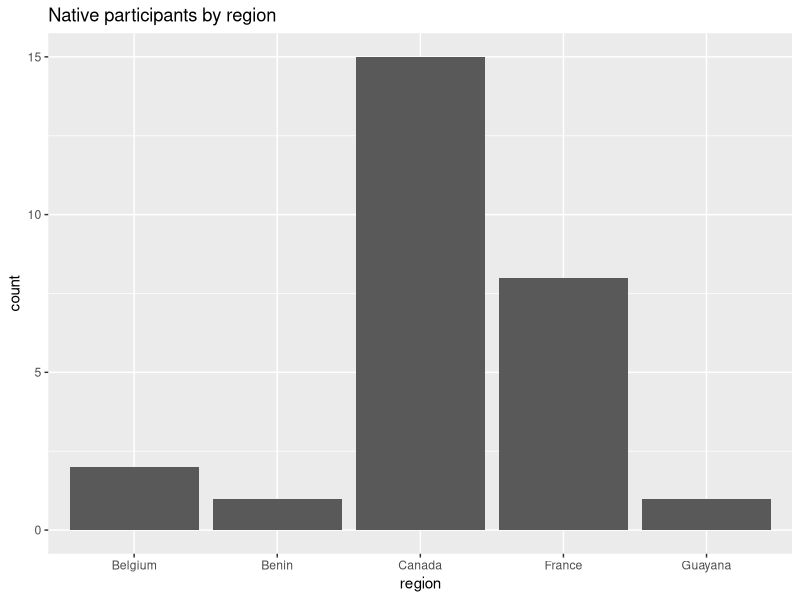
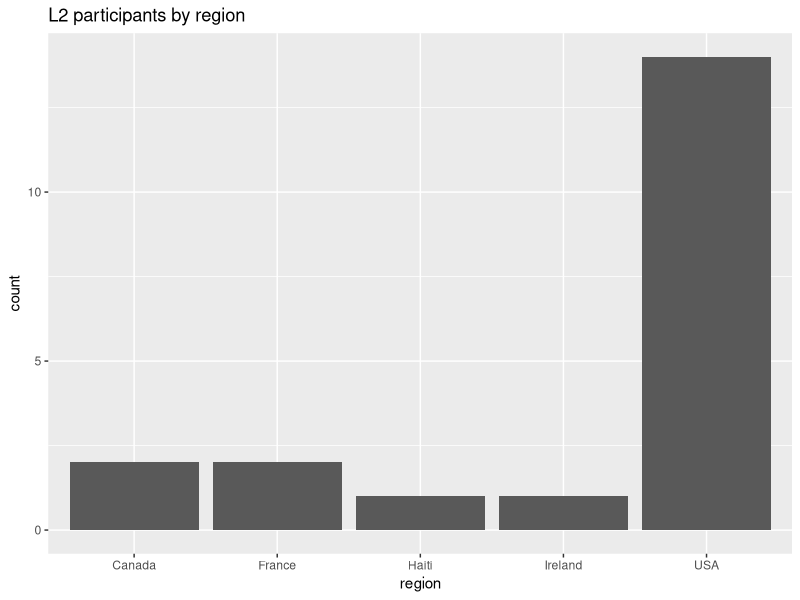
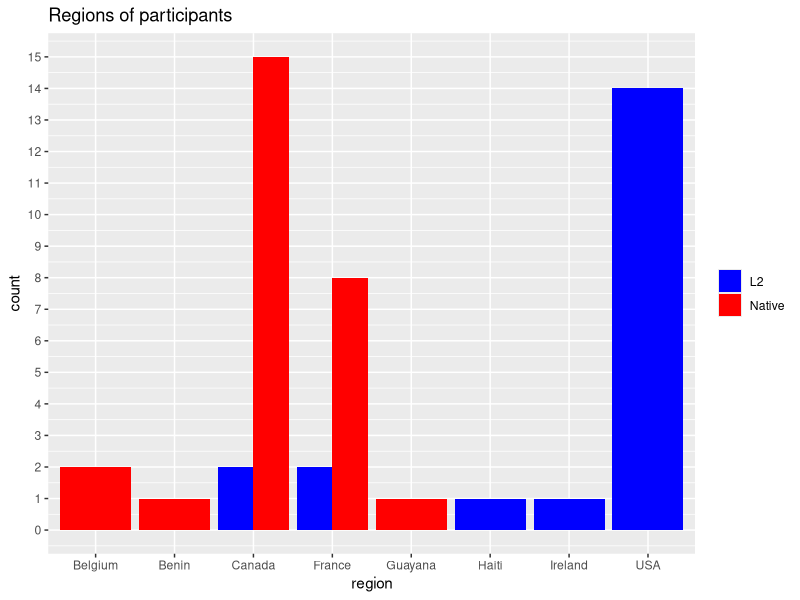
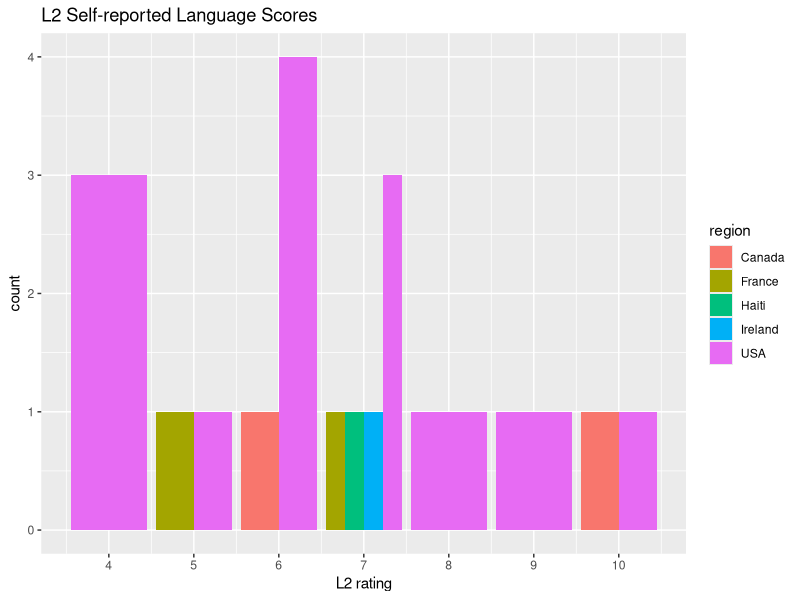
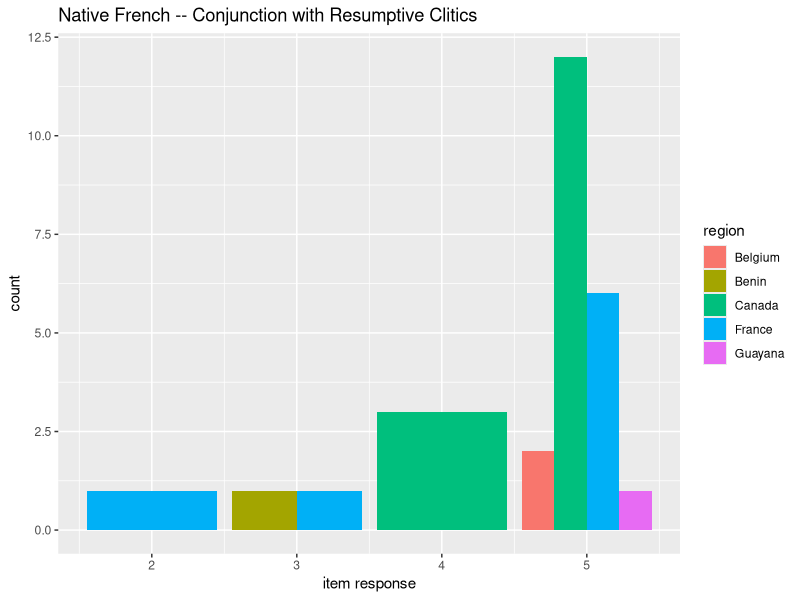
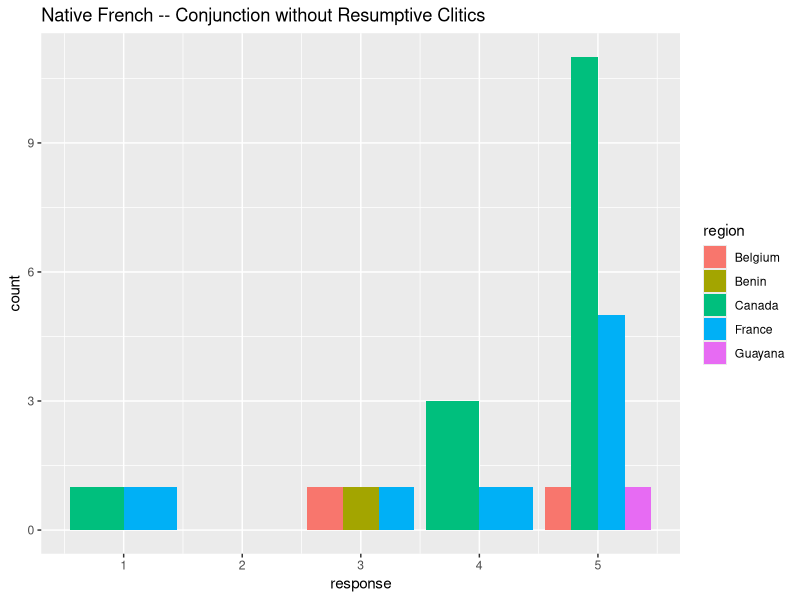
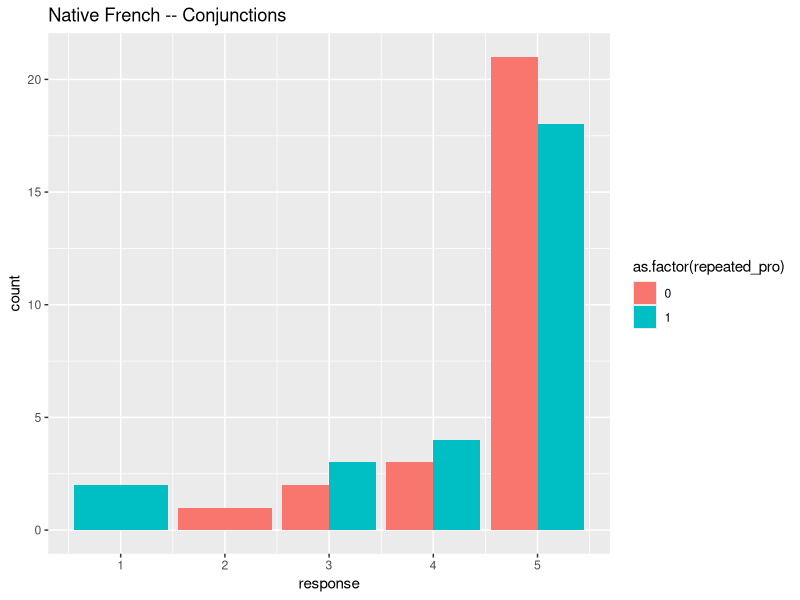
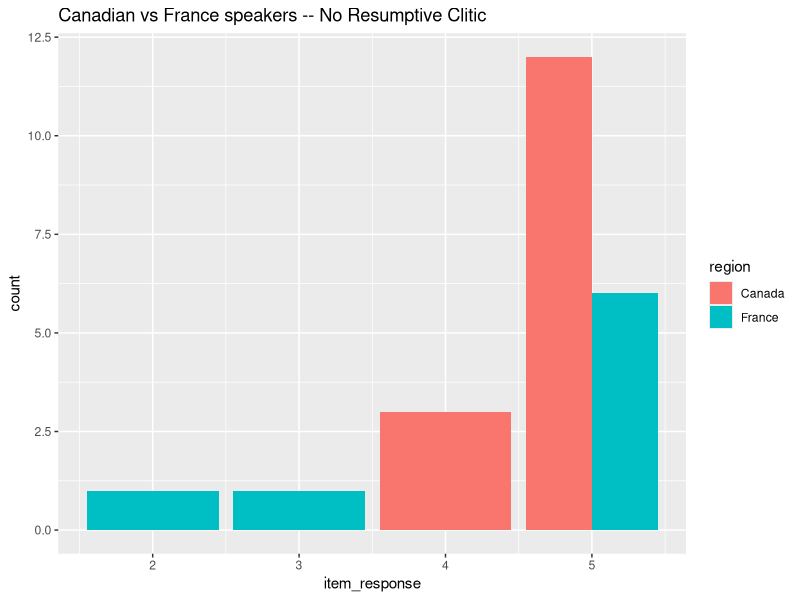

Recreate these plots in R, in order. (Note: this script raises an error after producing the figures.)
## ---- chunk 1
knitr::opts_chunk$set(echo = TRUE)
## ---- chunk 2
library(tidyverse)
library(scales)
## ---- chunk 3
response_df = read.csv('ajt/response_df.csv')
response_df_undup = response_df[ !duplicated(response_df$participant),]

part_region_native = response_df_undup %>% subset(native==1,
                                                  select=c(participant, region, native))
part_region_l2 = response_df_undup %>% subset(l2!=0,
                                                  select=c(participant, region, native))

conjunction_native_24 = response_df %>% subset(condition==2 & native!=0 & item_num==24,
                                                  select=c(participant, region, native, item_num, item_response, condition, m_f, repeated_pro, canada_specific_pro))

conjunction_native_25 = response_df %>% subset(condition==2 & native!=0 & item_num==25,
                                                  select=c(participant, region, native, item_num, item_response, condition, m_f, repeated_pro, canada_specific_pro))

L2_speakers = response_df_undup %>% subset(l2==1,
                                                  select=c(participant,l2_rating,l2,region))

conjunction_forscatter_24 = response_df %>% subset(condition==2 & native==1 & item_num==24,
                                                   select=c(participant, region, native, item_num, item_response, condition, m_f, repeated_pro, canada_specific_pro))

ca_fr_forscatter_24 = response_df %>% subset(condition==2 & native==1 & item_num==24 & region!="Belgium" & region!="Benin" & region!="Guayana",
                                                  select = c(participant, region, native, item_num, item_response, condition, m_f, repeated_pro, canada_specific_pro))

all_conjunctions = response_df %>% subset(condition==2 & native==1 & canada_specific_pro==0 & m_f=="m",
                                                  select=c(participant,region,native,item_num,item_response,condition,m_f,repeated_pro,canada_specific_pro))

all_conjunctions_frca = response_df %>% subset(condition==2 & native==1 & canada_specific_pro==0 & m_f=="m" & region!="Belgium" & region!="Benin" & region!="Guayana",
                                                  select=c(participant,region,native,item_num,item_response,condition,m_f,repeated_pro,canada_specific_pro))

ca_fr_25 = response_df %>% subset(condition==2 & native==1 & item_num==25 & region!="Belgium" & region!="Benin" & region!="Guayana",
                                                  select = c(participant, region, native, item_num, item_response, condition, m_f, repeated_pro, canada_specific_pro))

all_native_responses = response_df %>% subset(native==1)

all_native_con1_exp = all_native_responses %>% subset(condition==1 & exp_con==0)
all_native_con1_con = all_native_responses %>% subset(condition==1 & exp_con==1)

all_native_con2_exp = all_native_responses %>% subset(condition==2 & exp_con==0)
all_native_con2_con = all_native_responses %>% subset(condition==2 & exp_con==1)

all_native_exp = all_native_responses %>% subset(exp_con==0)
all_native_con = all_native_responses %>% subset(exp_con==1)

canada = all_native_responses %>% subset(region=='Canada')
france = all_native_responses %>% subset(region=='France')

canada_con1_exp = canada %>% subset(condition==1 & exp_con==0)
canada_con1_con = canada %>% subset(condition==1 & exp_con==1)
canada_con2_exp = canada %>% subset(condition==2 & exp_con==0)
canada_con2_con = canada %>% subset(condition==2 & exp_con==1)
canada_exp = canada %>% subset(exp_con==0)
canada_con = canada %>% subset(exp_con==1)

france_con1_exp = france %>% subset(condition==1 & exp_con==0)
france_con1_con = france %>% subset(condition==1 & exp_con==1)
france_con2_exp = france %>% subset(condition==2 & exp_con==0)
france_con2_con = france %>% subset(condition==2 & exp_con==1)
france_exp = france %>% subset(exp_con==0)
france_con = france %>% subset(exp_con==1)


## ---- chunk 4
view(response_df)
view(response_df_undup)

view(part_region_native)
view(part_region_l2)

view(conjunction_native_24)
view(conjunction_native_25)

view(L2_speakers)

view(conjunction_forscatter_24)

view(ca_fr_forscatter_24)

view(all_conjunctions)

view(all_conjunctions_frca)

view(ca_fr_25)

view(all_native_responses)

view(all_native_con1_exp)
view(all_native_con1_con)
view(all_native_con2_exp)
view(all_native_con2_con)

view(all_native_exp)
view(all_native_con)

view(canada)
view(france)
## ---- chunk 5
region_native = ggplot(data=part_region_native, aes(x=region)) +
  geom_bar() +
  labs(title="Native participants by region")

region_l2 = ggplot(data=part_region_l2, aes(x=region)) +
  geom_bar() +
  labs(title="L2 participants by region")

regions_all = ggplot(data=response_df_undup, aes(x=region, fill=as.factor(native))) +
  geom_bar(position=position_dodge()) +
  labs(title="Regions of participants") +
  scale_fill_manual(name=NULL,
                     labels = c("L2", "Native"),
                     values = c("blue","red")) +
  scale_y_continuous(breaks=round(seq(min(0),max(15),by=1),1))
  

## ---- chunk 6
region_native
region_l2
regions_all
## ---- chunk 7
L2_scores = L2_speakers %>% ggplot(aes(x=l2_rating, fill=region)) +
  geom_bar(position=position_dodge(),width=.9) +
  labs(title="L2 Self-reported Language Scores",x='L2 rating') +
  scale_x_continuous(breaks=round(seq(min(0),max(10),by=1),1))

L2_scores
## ---- chunk 8
#item 24 bar graph for all native speakers
response_conj_native_24 = ggplot(data=conjunction_native_24, aes(x=item_response, fill=region)) +
  geom_bar(position=position_dodge()) +
  labs(title="Native French -- Conjunction with Resumptive Clitics",x='item response')

response_conj_native_24

#item 25 bar graph for all native speakers
response_conj_native_25 = ggplot(data=conjunction_native_25, aes(x=item_response, fill=region)) +
  geom_bar(stat="count",position="dodge",width=.9) +
  labs(title="Native French -- Conjunction without Resumptive Clitics", y='count', x='response')

response_conj_native_25

#non-resumptive vs resumptive clitic, all native speakers, items 24 & 25
conj_natives = all_conjunctions %>% ggplot(aes(x=item_response, fill=as.factor(repeated_pro))) +
  geom_bar(stat="count",position="dodge",width=.9) +
  labs(title="Native French -- Conjunctions", y='count',x='response')

conj_natives

#item 24 fr vs ca
conj_24_cafr = ca_fr_forscatter_24 %>% ggplot(aes(x=item_response,fill=region)) +
  geom_bar(stat="count",position="dodge",width=.9) +
  labs(title="Canadian vs France speakers -- No Resumptive Clitic")
conj_24_cafr

#item 25 fr vs ca
conj_25_cafr = ca_fr_25 %>% ggplot(aes(x=item_response,fill=region)) +
  geom_bar(stat="count",position="dodge",width=.9) +
  labs(title="Canadian vs France speakers -- Resumptive Clitic")
conj_25_cafr
## ---- chunk 9
#regression model on all Native data
model1 <-glm(formula = item_response ~ region, data=all_native_responses)
summary(model1)

## ---- chunk 10
con1_exp = all_native_con1_exp %>% ggplot(aes(x=item_response,fill=region)) +
  geom_bar(position="dodge",width=.9) +
  labs(title="Native Responses by Region ~ Quantifiers with Clitics", x="item response", y="count")

con1_con = all_native_con1_con %>% ggplot(aes(x=item_response,fill=region)) +
  geom_bar(position="dodge",width=.9) +
  labs(title="Native Responses by Region ~ Quantifiers without Clitics", x="item response", y="count")

con2_exp = all_native_con2_exp %>% ggplot(aes(x=item_response,fill=region)) +
  geom_bar(position="dodge",width=.9) +
  labs(title="Native Responses by Region ~ Conjunctions with Resumptive Clitics", x="item response", y="count")

con2_con = all_native_con2_con %>% ggplot(aes(x=item_response,fill=region)) +
  geom_bar(position="dodge",width=.9) +
  labs(title="Native Responses by Region ~ Conjunctions without Resumptive Clitics", x="item response", y="count")

exp = all_native_exp %>% ggplot(aes(x=item_response,fill=region)) +
  geom_bar(position="dodge",width=.9) +
  labs(title="Native Responses by Region ~ Experimental", x="item response", y="count")

con = all_native_con %>% ggplot(aes(x=item_response,fill=region)) +
  geom_bar(position="dodge",width=.9) +
  labs(title="Native Responses by Region ~ Control", x="item response", y="count")

## ---- chunk 11
con1_exp
con1_con
con2_exp
con2_con
exp
con

## ---- chunk 12
write.csv(response_df_undup, 'undupped_df.csv')
write.csv(all_native_con, 'native_control.csv')
write.csv(all_native_exp, 'native_experimental.csv')
## ---- chunk 13
table(canada_exp$item_response)
table(canada_con$item_response)

table(france_exp$item_response)
table(france_con$item_response)

table(canada_con1_con$item_response)
table(canada_con1_exp$item_response)
table(canada_con2_con$item_response)
table(canada_con2_exp$item_response)

table(france_con1_con$item_response)
table(france_con1_exp$item_response)
table(france_con2_con$item_response)
table(france_con2_exp$item_response)
## ---- chunk 14
t.test(canada_con$item_response, canada_exp$item_response) #p < 2.2e-16
t.test(france_con$item_response, france_exp$item_response) #p < 2.2e-16

t.test(canada_con1_con$item_response, canada_con1_exp$item_response) #p<2.2e-16
t.test(canada_con2_con$item_response, canada_con2_exp$item_response) #p=.0006209
t.test(france_con1_con$item_response, france_con1_exp$item_response) #p<2.2e-16
t.test(france_con2_con$item_response, france_con2_exp$item_response) #p=.04127

## ---- chunk 15
rlang::last_error()
